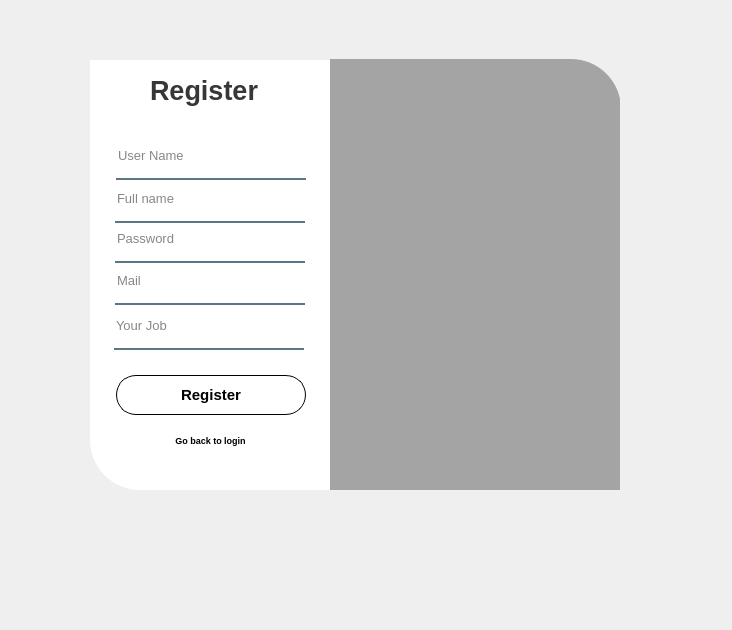
<?xml version="1.0" encoding="UTF-8"?>
<ui version="4.0">
 <class>Register</class>
 <widget class="QDialog" name="Register">
  <property name="geometry">
   <rect>
    <x>0</x>
    <y>0</y>
    <width>732</width>
    <height>630</height>
   </rect>
  </property>
  <property name="windowTitle">
   <string>Register</string>
  </property>
  <property name="windowIcon">
   <iconset>
    <normaloff>icons/122855.png</normaloff>icons/122855.png</iconset>
  </property>
  <widget class="QWidget" name="widget_2" native="true">
   <property name="geometry">
    <rect>
     <x>70</x>
     <y>30</y>
     <width>550</width>
     <height>500</height>
    </rect>
   </property>
   <property name="styleSheet">
    <string notr="true">#widget_2{
	background-color: transparent;
}
QPushButton#pushButton{
	background-color: qlineargradient(spread:pad, x1:0, y1:0.505682, x2:1, y2:0.477, stop:0 rgba(11, 131, 120, 219), stop:1 rgba(85, 98, 112, 226));
	color:rgba(255, 255, 255, 210);
	border-radius:5px;
}

QPushButton#pushButton:hover{
	background-color: qlineargradient(spread:pad, x1:0, y1:0.505682, x2:1, y2:0.477, stop:0 rgba(150, 123, 111, 219), stop:1 rgba(85, 81, 84, 226));
}

QPushButton#pushButton:pressed{
	padding-left:5px;
	padding-top:5px;
	background-color:rgba(150, 123, 111, 255);
}

QPushButton#pushButton_2, #pushButton_3, #pushButton_4, #pushButton_5{
	background-color: rgba(0, 0, 0, 0);
	color:rgba(85, 98, 112, 255);
}

QPushButton#pushButton_2:hover, #pushButton_3:hover, #pushButton_4:hover, #pushButton_5:hover{
	color: rgba(131, 96, 53, 255);
}

QPushButton#pushButton_2:pressed, #pushButton_3:pressed, #pushButton_4:pressed, #pushButton_5:pressed{
	padding-left:5px;
	padding-top:5px;
	color:rgba(91, 88, 53, 255);
}

</string>
   </property>
   <widget class="QLabel" name="label_27">
    <property name="geometry">
     <rect>
      <x>40</x>
      <y>30</y>
      <width>280</width>
      <height>430</height>
     </rect>
    </property>
    <property name="styleSheet">
     <string notr="true">border-image: url(:/images/background.jpg);
border-top-left-radius: 50px;</string>
    </property>
    <property name="text">
     <string/>
    </property>
   </widget>
   <widget class="QLabel" name="label_28">
    <property name="geometry">
     <rect>
      <x>260</x>
      <y>29</y>
      <width>291</width>
      <height>431</height>
     </rect>
    </property>
    <property name="styleSheet">
     <string notr="true">background-color:rgba(0, 0, 0, 80);
border-image: url(:/background/icons/personel.PNG);
border-top-right-radius: 50px;</string>
    </property>
    <property name="text">
     <string/>
    </property>
   </widget>
   <widget class="QLabel" name="label_29">
    <property name="geometry">
     <rect>
      <x>20</x>
      <y>30</y>
      <width>240</width>
      <height>430</height>
     </rect>
    </property>
    <property name="styleSheet">
     <string notr="true">background-color:rgba(255, 255, 255, 255);
border-bottom-left-radius: 50px;</string>
    </property>
    <property name="text">
     <string/>
    </property>
   </widget>
   <widget class="QLabel" name="label_30">
    <property name="geometry">
     <rect>
      <x>80</x>
      <y>40</y>
      <width>141</width>
      <height>40</height>
     </rect>
    </property>
    <property name="font">
     <font>
      <pointsize>20</pointsize>
      <weight>75</weight>
      <bold>true</bold>
     </font>
    </property>
    <property name="styleSheet">
     <string notr="true">color:rgba(0, 0, 0, 200);</string>
    </property>
    <property name="text">
     <string>Register</string>
    </property>
   </widget>
   <widget class="QLineEdit" name="lineEdit_11">
    <property name="geometry">
     <rect>
      <x>45</x>
      <y>153</y>
      <width>190</width>
      <height>40</height>
     </rect>
    </property>
    <property name="font">
     <font>
      <pointsize>10</pointsize>
     </font>
    </property>
    <property name="styleSheet">
     <string notr="true">background-color:rgba(0, 0, 0, 0);
border:none;
border-bottom:2px solid rgba(46, 82, 101, 200);
color:rgba(0, 0, 0, 240);
padding-bottom:7px;</string>
    </property>
    <property name="placeholderText">
     <string>Full name</string>
    </property>
   </widget>
   <widget class="QLineEdit" name="lineEdit_12">
    <property name="geometry">
     <rect>
      <x>45</x>
      <y>193</y>
      <width>190</width>
      <height>40</height>
     </rect>
    </property>
    <property name="font">
     <font>
      <pointsize>10</pointsize>
     </font>
    </property>
    <property name="styleSheet">
     <string notr="true">background-color:rgba(0, 0, 0, 0);
border:none;
border-bottom:2px solid rgba(46, 82, 101, 200);
color:rgba(0, 0, 0, 240);
padding-bottom:7px;</string>
    </property>
    <property name="echoMode">
     <enum>QLineEdit::Password</enum>
    </property>
    <property name="placeholderText">
     <string>Password</string>
    </property>
   </widget>
   <widget class="QPushButton" name="buttonRegister_4">
    <property name="geometry">
     <rect>
      <x>46</x>
      <y>345</y>
      <width>190</width>
      <height>40</height>
     </rect>
    </property>
    <property name="font">
     <font>
      <pointsize>11</pointsize>
      <weight>75</weight>
      <bold>true</bold>
     </font>
    </property>
    <property name="styleSheet">
     <string notr="true">border: 1px solid black;
border-radius:20px !important;</string>
    </property>
    <property name="text">
     <string>Register</string>
    </property>
   </widget>
   <widget class="QPushButton" name="buttonClose_4">
    <property name="geometry">
     <rect>
      <x>20</x>
      <y>30</y>
      <width>41</width>
      <height>31</height>
     </rect>
    </property>
    <property name="styleSheet">
     <string notr="true">background-color: qlineargradient(spread:pad, x1:0, y1:0, x2:1, y2:0, stop:0 rgba(255, 255, 255, 255), stop:1 rgba(255, 255, 255, 255));
border:none;</string>
    </property>
    <property name="text">
     <string/>
    </property>
    <property name="icon">
     <iconset>
      <normaloff>:/icons/icons/icons8-fermer-la-fenêtre-50.png</normaloff>:/icons/icons/icons8-fermer-la-fenêtre-50.png</iconset>
    </property>
   </widget>
   <widget class="QLineEdit" name="lineEdit_13">
    <property name="geometry">
     <rect>
      <x>46</x>
      <y>110</y>
      <width>190</width>
      <height>40</height>
     </rect>
    </property>
    <property name="font">
     <font>
      <pointsize>10</pointsize>
     </font>
    </property>
    <property name="styleSheet">
     <string notr="true">background-color:rgba(0, 0, 0, 0);
border:none;
border-bottom:2px solid rgba(46, 82, 101, 200);
color:rgba(0, 0, 0, 240);
padding-bottom:7px;</string>
    </property>
    <property name="placeholderText">
     <string>User Name</string>
    </property>
   </widget>
   <widget class="QLineEdit" name="lineEdit_14">
    <property name="geometry">
     <rect>
      <x>45</x>
      <y>235</y>
      <width>190</width>
      <height>40</height>
     </rect>
    </property>
    <property name="font">
     <font>
      <pointsize>10</pointsize>
     </font>
    </property>
    <property name="styleSheet">
     <string notr="true">background-color:rgba(0, 0, 0, 0);
border:none;
border-bottom:2px solid rgba(46, 82, 101, 200);
color:rgba(0, 0, 0, 240);
padding-bottom:7px;</string>
    </property>
    <property name="placeholderText">
     <string>Mail</string>
    </property>
   </widget>
   <widget class="QLineEdit" name="lineEdit_15">
    <property name="geometry">
     <rect>
      <x>44</x>
      <y>280</y>
      <width>190</width>
      <height>40</height>
     </rect>
    </property>
    <property name="font">
     <font>
      <pointsize>10</pointsize>
     </font>
    </property>
    <property name="styleSheet">
     <string notr="true">background-color:rgba(0, 0, 0, 0);
border:none;
border-bottom:2px solid rgba(46, 82, 101, 200);
color:rgba(0, 0, 0, 240);
padding-bottom:7px;</string>
    </property>
    <property name="placeholderText">
     <string>Your Job</string>
    </property>
   </widget>
   <widget class="QPushButton" name="buttonRegister_5">
    <property name="geometry">
     <rect>
      <x>50</x>
      <y>390</y>
      <width>181</width>
      <height>41</height>
     </rect>
    </property>
    <property name="font">
     <font>
      <pointsize>7</pointsize>
      <weight>75</weight>
      <bold>true</bold>
     </font>
    </property>
    <property name="styleSheet">
     <string notr="true">border:none;
background-color: qlineargradient(spread:pad, x1:0, y1:0, x2:1, y2:0, stop:0 rgba(255, 255, 255, 255), stop:1 rgba(255, 255, 255, 255));</string>
    </property>
    <property name="text">
     <string>Go back to login</string>
    </property>
   </widget>
  </widget>
 </widget>
 <resources/>
 <connections/>
</ui>
